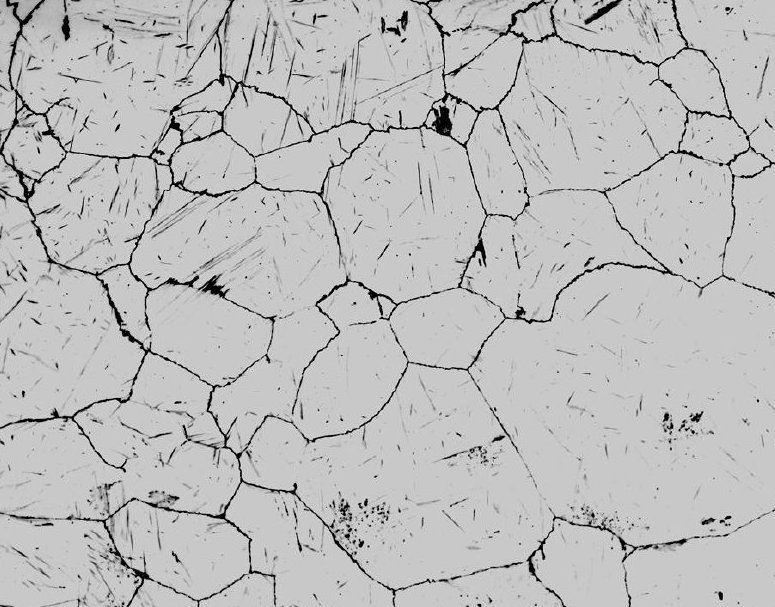
#> input picture python/grains.jpg, 775 x 607 px
$ jupyter execute Key_point.ipynb
#> lines starting #> are read from the running program, lines starting #| are printed output that depends on the picture; after the words box and inside, x2 and y2 are one past the last pixel; in counts of white or black regions, pixels touching at a corner belong together
[cell 1]
import cv2
import numpy as np
import matplotlib.pyplot as plt

[cell 2]
img = cv2.imread("python/grains.jpg", 1)
#> img is the input picture: shape (607, 775, 3); min 0, max 254, mean 189.1

[cell 3]
gray = cv2.cvtColor(img, cv2.COLOR_BGR2GRAY)

[cell 4]
gray = np.float32(gray)

[cell 5]
harris = cv2.cornerHarris(gray, 2, 3, 0.04)
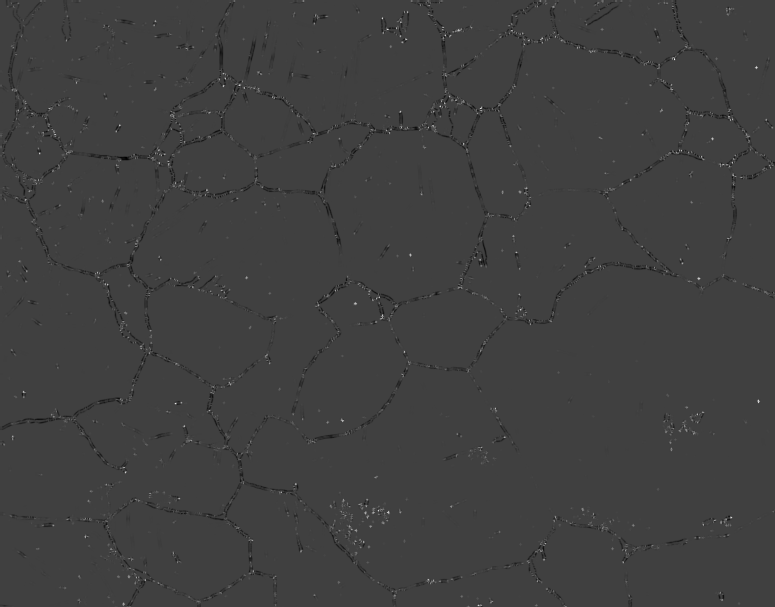
#> harris: shape (607, 775) float32; min -63120812, max 188024864, mean -185387.9; drawn with min black and max white

[cell 6]
img[harris>0.01*harris.max()] = [255, 0, 0]
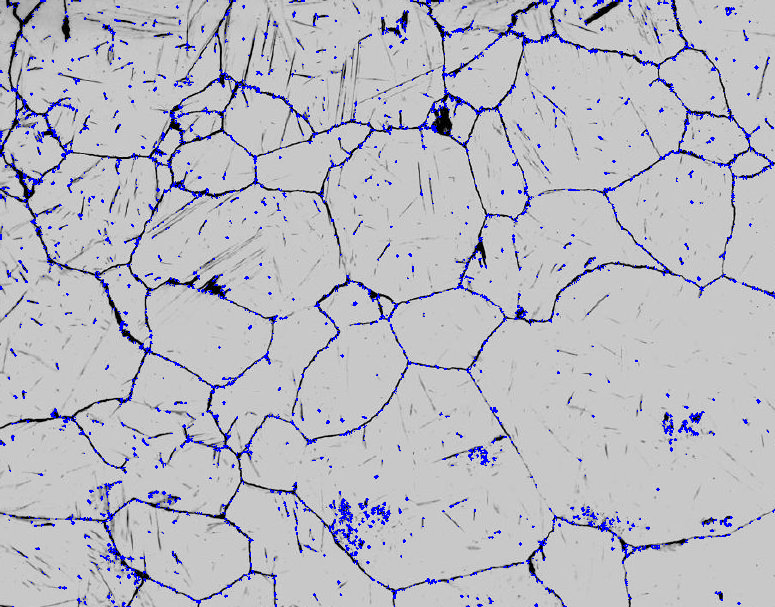
#> img: shape (607, 775, 3); 3.23% of pixels changed, all inside (x1, y1, x2, y2) = (0, 0, 775, 607)

[cell 7]
plt.imshow(img)
plt.axis("off")

[cell 8]
corners = cv2.goodFeaturesToTrack(gray, 50, 0.01, 10)
#> corners = 50 rows, first 8: [158, 149], [698, 278], [23, 391], [239, 84], [673, 57], [480, 107], [528, 39], [449, 35]
corners = np.int0(corners)

[cell 9]
for i in corners:
    x, y = i.ravel()
    cv2.circle(img, (x, y), 3, 255, -1)
#> this loop made 50 passes
#> (x, y) on passes 1 to 12: (158, 149), (698, 278), (23, 391), (239, 84), (673, 57), (480, 107), (528, 39), (449, 35), (755, 67), (355, 303), (167, 163), (730, 517)
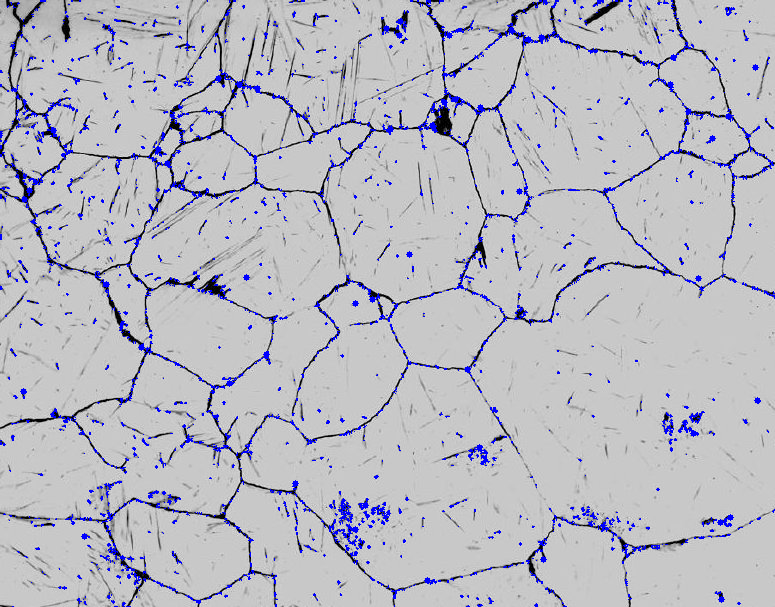
#> img: shape (607, 775, 3); 0.18% of pixels changed, all inside (x1, y1, x2, y2) = (20, 19, 761, 603)

[cell 10]
plt.imshow(img, cmap="gray")

[cell 11]
detector = cv2.FastFeatureDetector_create(50)

[cell 12]
kp = detector.detect(img, None)
#> kp = 3631 keypoints; strongest (x, y, size): (666, 81, 7), (503, 36, 7), (526, 198, 7), (204, 195, 7)

[cell 13]
img2 = cv2.drawKeypoints(img, kp, None, flags=0)
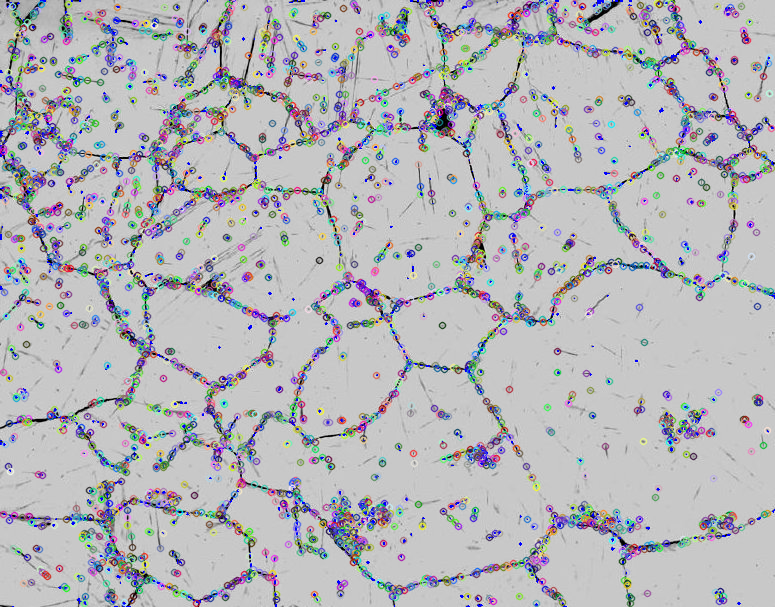
#> img2: shape (607, 775, 3); mean B, G, R 186.3, 182.1, 182.1

[cell 14]
plt.imshow(img2)

[cell 15]
fig, axes = plt.subplots(nrows=1, ncols=2, sharex=True, sharey=True, figsize=(14, 14))

ax = axes.ravel()

ax[0].imshow(img)
ax[0].set_title("Image")

ax[1].imshow(img2)
ax[1].set_title("Image2")

for x in ax:
    x.axis("off")

plt.tight_layout()
plt.show()
#> figure, not shown here; B, G, R data is drawn as R, G, B

[cell 16]
orb = cv2.ORB_create(50)

[cell 17]
kps, des = orb.detectAndCompute(img, None)
#> kps = 50 keypoints; strongest (x, y, size): (671, 151, 31), (728, 521, 37.2), (362, 542, 31), (476, 255, 31)

[cell 18]
img3 = cv2.drawKeypoints(img, kps, None, flags=cv2.DRAW_MATCHES_FLAGS_DRAW_RICH_KEYPOINTS)
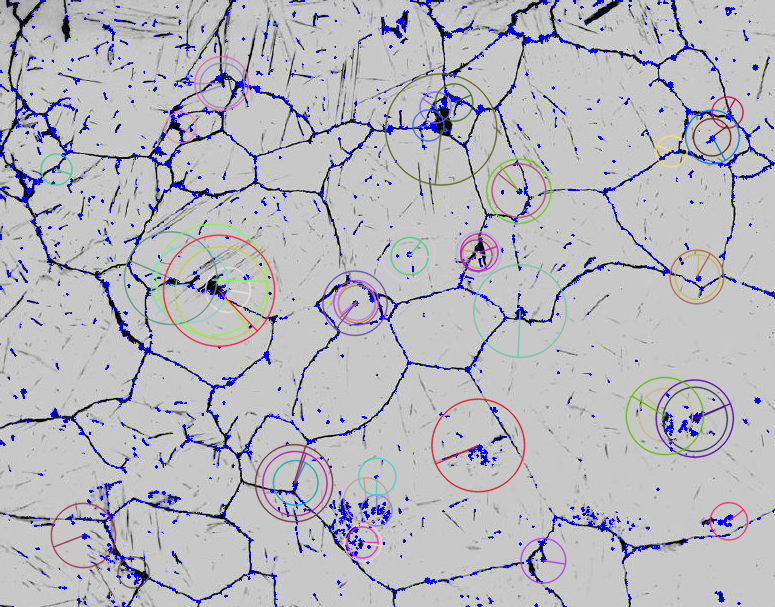
#> img3: shape (607, 775, 3); mean B, G, R 192.2, 183.7, 184.4

$ run again, with python/Alloy1.jpg copied over python/grains.jpg
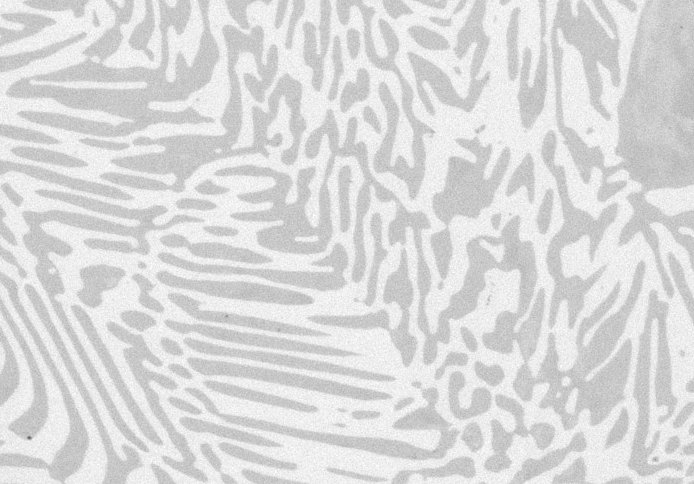
#> input picture python/Alloy1.jpg, 694 x 484 px
#> img is the input picture: shape (484, 694, 3); min 95, max 255, mean 218.6
#> corners = 50 rows, first 8: [28, 437], [434, 132], [227, 316], [681, 27], [510, 214], [477, 132], [657, 460], [412, 12]
#> the loop `for i in corners:` made 50 passes
#> after the loop `for i in corners:`:
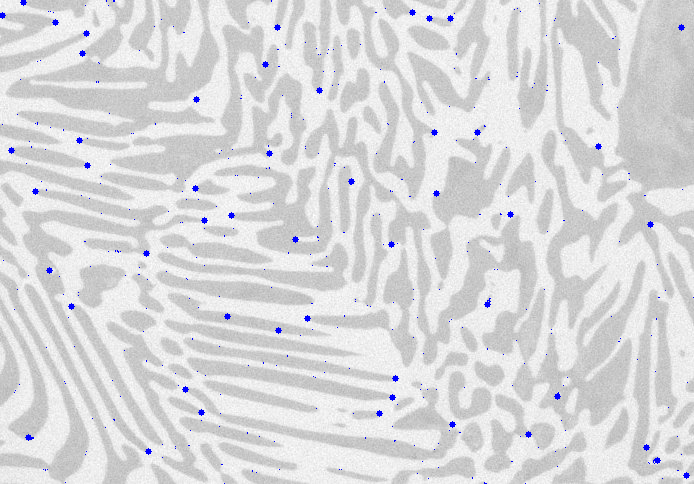
#> img: shape (484, 694, 3); mean B, G, R 218.9, 217.4, 217.4
#> kp = 503 keypoints; strongest (x, y, size): (193, 189, 7), (205, 220, 7), (196, 257, 7), (307, 321, 7)
#> kps = 50 keypoints; strongest (x, y, size): (205, 220, 31), (184, 388, 31), (89, 165, 31), (599, 145, 31)
#> `img3 = cv2.drawKeypoints(img, kps, None, flags=cv2.DRAW_MATCHES_FLAGS_..`:
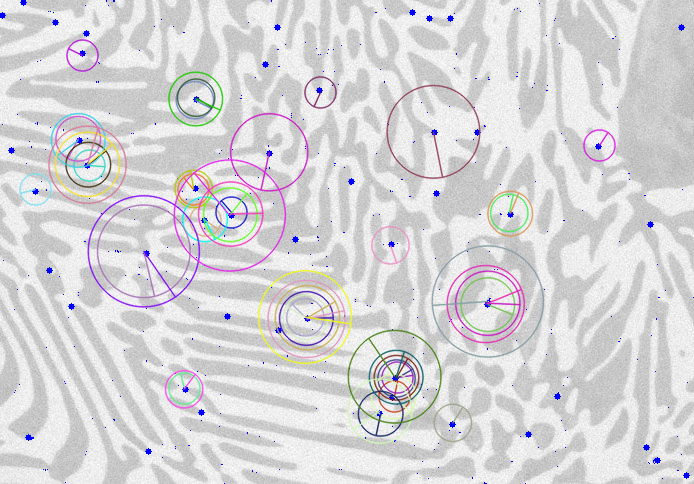
#> img3: shape (484, 694, 3); mean B, G, R 216, 214, 215.2
